Frame 1 (no input): blank canvas, image omitted
Frame 60 (no input): blank canvas, image omitted
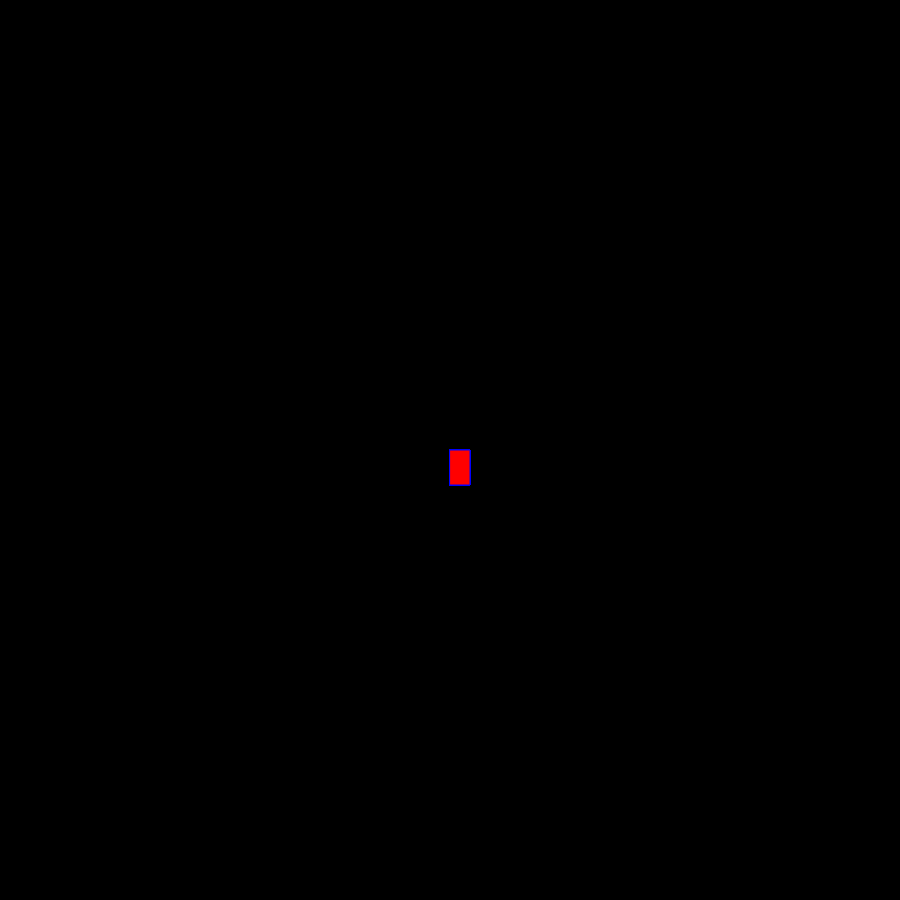
Frame 120 (the mouse pressed at the canvas centre since frame 60)

The p5.js sketch whose frames 1 and 60 were blank and that drew this single picture after the mouse press (run headless with seeded random() and noise() and a simulated clock; from frame 60 on, the mouse is pressed at the canvas centre):

// p5.js sketch
// ── sketch.js
function setup() {

    createCanvas(900, 900);
    
    background("black");
    
    }
    
    function draw() {
    
    stroke("blue");
    
    fill("red");
    
    if(mouseIsPressed){
    
    rect(mouseX, mouseY, 20, 35);
    
    }
    
    }    
